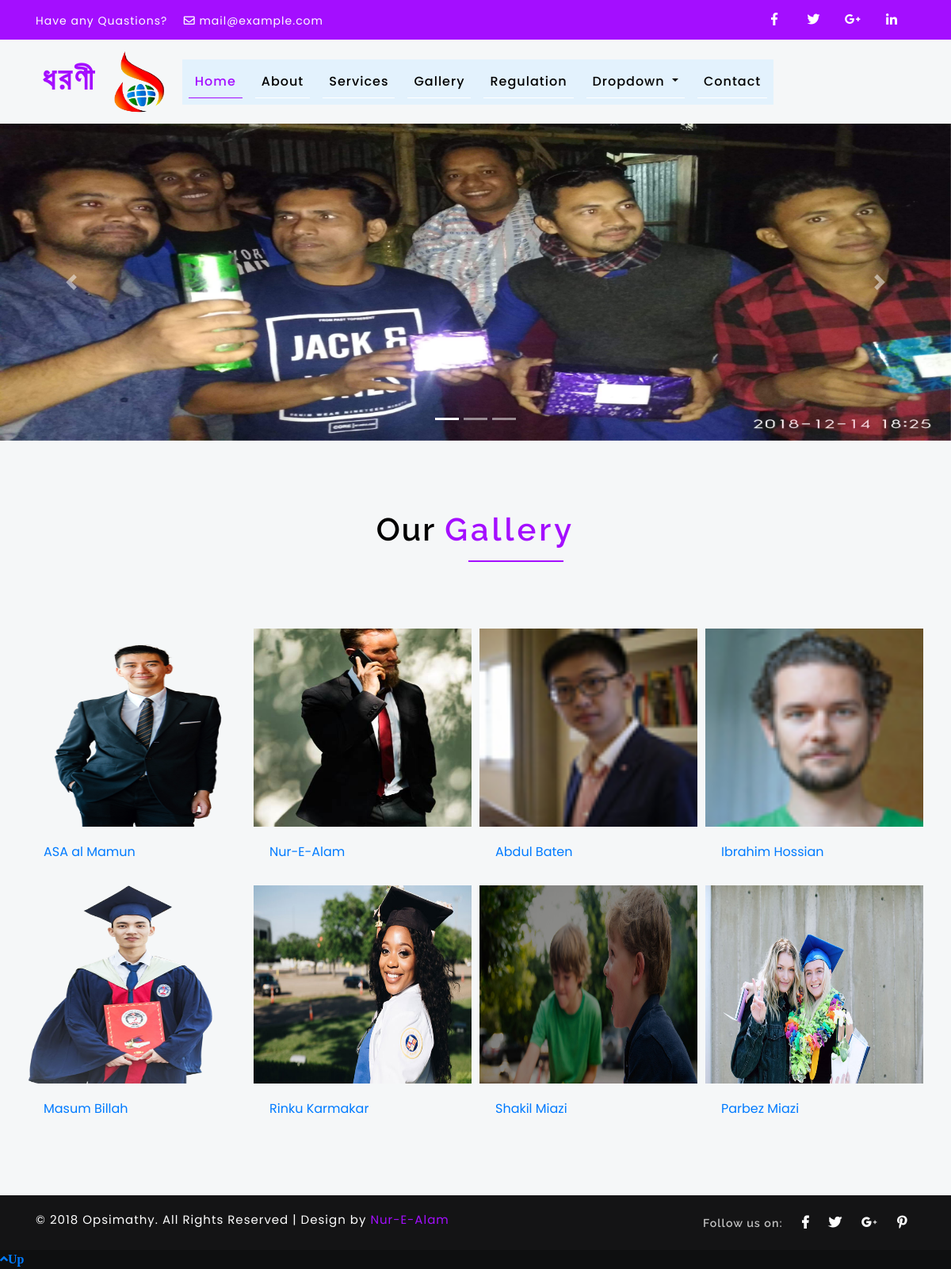
/gallery.php, run on the app's committed database.
### tables this page shows
CREATE TABLE `members` (
  `id` int(11) NOT NULL,
  `name` varchar(60) NOT NULL,
  `fathers_name` varchar(60) NOT NULL,
  `mothers_name` varchar(60) NOT NULL,
  `village` varchar(15) NOT NULL,
  `post_office1` varchar(15) NOT NULL,
  `gender` varchar(80) NOT NULL,
  `date_of_brith` varchar(80) NOT NULL,
  `thana` varchar(60) NOT NULL,
  `district` varchar(15) NOT NULL,
  `blood_group` varchar(15) NOT NULL,
  `qualification` varchar(80) NOT NULL,
  `phone` varchar(15) NOT NULL,
  `email` varchar(30) NOT NULL,
  `amount1` varchar(100) NOT NULL,
  `image` varchar(100) NOT NULL
);

### gallery.php (the view, shortened to what this page needs)
<?php
require "database.php";
?>
<!DOCTYPE HTML>
<html lang="zxx">
<?php
include "head.php";
?>
<body>
	<?php
require "assets/header.php";
	?>
	<?php
require "assets/carosol.php";
	?>
	<section class="gallery py-5">
		<div class="container py-md-4 mt-md-3">
			<h2 class="heading-agileinfo">Our <span>Gallery</span></h2>
			<div class="row gallery-info mt-md-5 pt-5">
			<?php
$selectname="select * from members";
$result=$conn->query($selectname);
if ($result->num_rows > 0) {
    while ($row1=$result->fetch_assoc()) {
        ?>
				<div class="col-md-3 col-sm-6 gallery-grids">
					<a href="admin/load/<?php echo $row1['image']; ?>" height="250px"  class="gallery-box" data-lightbox="example-set" data-title="">
					<img src="admin/load/<?php echo $row1['image']; ?>" height="250px" class="img gallery-box" data-lightbox="example-set" alt="Card image cap">
					</a>
					<div class="card-body w3ls-card">
					<a href="single.php?id=<?php echo $row1['id'];?>"><?php echo $row1['name']; ?></a>
					</div>
				</div>
				<?php
    }
}?>
			</div>
		</div>
</section>
<?php
require "assets/footer.php";
?>
</body>
</html>

### head.php (shortened to what this page needs)
<head>
	<link href="css/bootstrap.css" rel='stylesheet' type='text/css' />
	<link href="css/style.css" rel='stylesheet' type='text/css' />
	<link rel="stylesheet" href="css/lightbox.css">
	<link href="css/fontawesome-all.min.css" rel="stylesheet">
</head>

### assets/header.php (shortened to what this page needs)
<header class="">
	<div class="top">
			<div class="container">
				<div class="t-op row">
				<div class="col-sm-6 top-left">
						<ul>
							<li>Have any Quastions?</li>
							<li class="ml-3">
                                <i class="far fa-envelope"></i> <a href="mailto:info@example.com">mail@example.com</a>
                            </li>
						</ul>
					</div>
					<div class="col-sm-6 top-middle">
						<ul>
							<li><a href="#"><i class="fab fa-facebook-f"></i></a></li>
							<li><a href="#"><i class="fab fa-twitter"></i></a></li>
							<li><a href="#"><i class="fab fa-google-plus-g"></i></a></li>
							<li><a href="#"><i class="fab fa-linkedin-in"></i></a></li>
						</ul>
					</div>
				</div>
			</div>
		</div>
		<div class="container">
			<nav class="navbar navbar-expand navbar-info flex-column flex-md-row bd-navbar">
					<a class="navbar-brand text-capitalize" href="index.php">
					<span><h2 class="heading-agileinfo"><span>ধরণী</span>  <img height="80px" width ="80px" src="images/members/logo.png" alt="logo" srcset=""></h2></span>
					</a>
				<div class="navbar navbar-light" style="background-color: #e3f2fd; " id="navbarSupportedContent">
					<ul class="navbar-nav text-center  ml-lg-auto t-op row">
						<li class="nav-item active  mr-3">
							<a class="nav-link" href="index.php">Home
							</a>
						</li>
						<li class="nav-item  mr-3">
							<a class="nav-link" href="about.php">About</a>
						</li>
						<li class="nav-item  mr-3">
							<a class="nav-link" href="services.php">Services</a>
						</li>
                        <li class="nav-item  mr-3">
							<a class="nav-link" href="gallery.php">Gallery</a>
						</li>
						<li class="nav-item  mr-3">
							<a class="nav-link" href="regulation.php">Regulation</a>
						</li>
						<li class="nav-item dropdown mr-3">
							<a class="nav-link dropdown-toggle" href="#" id="navbarDropdown" role="button" data-toggle="dropdown" aria-haspopup="true"
							    aria-expanded="false">
								Dropdown
							</a>
						</li>
						<li class="nav-item">
							<a class="nav-link" href="contact.php">contact</a>
						</li>
					</ul>
				</div>
			</nav>
		</div>
	</header>

### assets/carosol.php (shortened to what this page needs)
<div id="carouselExampleIndicators" class="carousel slide" data-ride="carousel">
  <ol class="carousel-indicators">
    <li data-target="#carouselExampleIndicators" data-slide-to="0" class="active"></li>
    <li data-target="#carouselExampleIndicators" data-slide-to="1"></li>
    <li data-target="#carouselExampleIndicators" data-slide-to="2"></li>
  </ol>
  <div class="carousel-inner">
    <div class="carousel-item active">
      <img class="d-block w-100" src="images/members/carosal1.jpeg" height="400px" alt="First slide">
    </div>
  </div>
  <a class="carousel-control-prev" href="#carouselExampleIndicators" role="button" data-slide="prev">
    <span class="carousel-control-prev-icon" aria-hidden="true"></span>
  </a>
  <a class="carousel-control-next" href="#carouselExampleIndicators" role="button" data-slide="next">
    <span class="carousel-control-next-icon" aria-hidden="true"></span>
  </a>
</div>

### assets/footer.php (shortened to what this page needs)
<footer>
	<div class="copyright py-3">
		<div class="container">
			<div class="copyrighttop">
				<ul>
					<li>
						<h4>Follow us on:</h4>
					</li>
					<li>
						<a class="facebook" href="#">
							<i class="fab fa-facebook-f"></i>
						</a>
					</li>
					<li>
						<a class="facebook" href="#">
							<i class="fab fa-twitter"></i>
						</a>
					</li>
					<li>
						<a class="facebook" href="#">
							<i class="fab fa-google-plus-g"></i>
						</a>
					</li>
					<li>
						<a class="facebook" href="#">
							<i class="fab fa-pinterest-p"></i>
						</a>
					</li>
				</ul>
			</div>
			<div class="copyrightbottom">
				<p>© 2018 Opsimathy. All Rights Reserved | Design by
					<a href="tanzirnur@gmail.com">Nur-E-Alam</a>
				</p>
			</div>
			<div class="clearfix"></div>
		</div>
	</div>
<a href="index.php#" class="go-top text-right">
          <i class="fa fa-angle-up">Up</i>
          </a>
</footer>

### css/style.css (style rules this page uses)
html, body { font-family: 'Poppins', sans-serif; font-size: 100%; overflow-x: hidden; background:#f5f7f8; }
body a { transition: 0.5s all ease; -webkit-transition: 0.5s all ease; -moz-transition: 0.5s all ease; -o-transition: 0.5s all ease; -ms-transition: 0.5s all ease; text-decoration: none; }
h1, h2, h3, h4, h5, h6 { margin: 0; font-weight: 600; font-family: 'Raleway', sans-serif; }
p { line-height: 1.8; font-size: 15px; color: #333; letter-spacing: 0.5px; }
ul { margin: 0; padding: 0; }
li { list-style-type: none; }
.navbar-light .navbar-nav .nav-link { font-weight: 500; text-transform: capitalize; color: #000; letter-spacing: 1px; border-bottom: 1px solid #fff; }
.navbar-light .navbar-nav .nav-link:hover, .navbar-light .navbar-nav .nav-link:focus, .navbar-light .navbar-nav .show>.nav-link, .navbar-light .navbar-nav .active>.nav-link, .navbar-light .navbar-nav .nav-link.show, .navbar-light .navbar-nav .nav-link.active { color: #a40eff; border-bottom: 1px solid #a40eff; }
.top-middle li { display: inline-block; }
.top .top-middle, .top .top-right { padding: 0px; }
.top .top-left { padding: 4px 0 0; text-align: left; }
.top-left li { display: inline-block; color: #fff; letter-spacing: 1px; font-size: 14px; }
.top-left li a { color: #fff; }
.top { padding: 10px 0; background: #a40eff; }
.top-middle { text-align: right; }
.top-middle li { margin-right: 15px; }
.top-middle i.fab.fa-facebook-f { font-size: 16px; text-align: center; line-height: 29px; width: 30px; height: 30px; }
.top-middle i.fab.fa-twitter { font-size: 16px; text-align: center; line-height: 29px; width: 30px; height: 30px; }
.top-middle i.fab.fa-google-plus-g { font-size: 16px; text-align: center; line-height: 29px; width: 30px; height: 30px; }
.top-middle i.fab.fa-linkedin-in { font-size: 16px; text-align: center; line-height: 29px; width: 30px; height: 30px; }
.top-middle i.fab { color: #fff; transition: 0.5s all; -webkit-transition: 0.5s all; -moz-transition: 0.5s all; -o-transition: 0.5s all; -ms-transition: 0.5s all; }
.t-op.row { margin: 0; }
.navbar { padding: 0.5rem 0.5rem; }
.heading-agileinfo { font-weight: 600; letter-spacing: 2px; font-size: 40px; text-align: center; color: #000; text-transform: capitalize; position: relative; margin-top: 0; }
.heading-agileinfo span { margin-top: 1em; letter-spacing: 4px; text-transform: capitalize; color: #a40eff; }
.heading-agileinfo :after { content: ''; background:#a40eff; height: 2px; width:120px; position: absolute; top: 132%; right: 40%; }
footer { background-color: #0e0f10; }
footer p { color: #bfbfbf; font-size: 15px; line-height: 1.8em; }
footer ul li { display: block; color: #bfbfbf; font-weight: 400; font-size: 15px; margin: 6px 0; letter-spacing: 1px; }
footer ul li a { color: #bfbfbf; font-weight: 600; text-decoration: none; -webkit-transition: all 0.4s; transition: all 0.4s; }
.copyright ul li { display: inline-block; padding: 0 10px; }
a.facebook { color: #fff; font-size: 16px; }
.copyrighttop { float: right; }
.copyrightbottom { float: left; }
.copyright { background: #141415; color: #fff; border-top: 1px solid rgba(25, 24, 24, 0.58); }
.copyrightbottom p { color: #fff; letter-spacing: 1px; font-size: 15px; line-height: 28px; margin-bottom: 0; }
.copyrightbottom a { color: #a40eff ; text-decoration: none; }
.copyrighttop h4 { font-size: 0.95em; }
.gallery-grids { padding:5px; }
.gallery-box { display: block; overflow: hidden; width: 100%; transition: .3s; -webkit-transition: .3s; -moz-transition: .3s; -o-transition: .3s; -ms-transition: .3s; }

### css/lightbox.css (style rules this page uses)
body:after { content: url(../images/close.png) url(../images/prev.png) url(../images/next.png); display: none; }

### data on the page
members: image (picture), name "ASA al Mamun"
members: image (picture), name "Nur-E-Alam"
members: image (picture), name "Abdul Baten"
members: image (picture), name "Ibrahim Hossian"
members: image (picture), name "Masum Billah"
members: image (picture), name "Rinku Karmakar"
members: image (picture), name "Shakil Miazi"
members: image (picture), name "Parbez Miazi"
